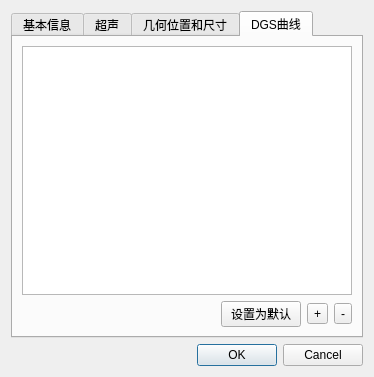
<?xml version="1.0" encoding="UTF-8"?>
<ui version="4.0">
 <class>ProbeEditor</class>
 <widget class="QDialog" name="ProbeEditor">
  <property name="geometry">
   <rect>
    <x>0</x>
    <y>0</y>
    <width>374</width>
    <height>343</height>
   </rect>
  </property>
  <property name="windowTitle">
   <string>编辑探头</string>
  </property>
  <layout class="QGridLayout" name="gridLayout">
   <item row="0" column="0">
    <widget class="QTabWidget" name="tabWidget">
     <property name="currentIndex">
      <number>3</number>
     </property>
     <widget class="QWidget" name="baseInfo">
      <attribute name="title">
       <string>基本信息</string>
      </attribute>
      <layout class="QGridLayout" name="gridLayout_2">
       <item row="0" column="0">
        <widget class="QGroupBox" name="headerBasic">
         <property name="title">
          <string/>
         </property>
         <property name="flat">
          <bool>true</bool>
         </property>
         <layout class="QFormLayout" name="formLayout">
          <item row="0" column="0">
           <widget class="QLabel" name="uuidTitle">
            <property name="text">
             <string>Uuid</string>
            </property>
           </widget>
          </item>
          <item row="0" column="1">
           <widget class="QLabel" name="uuid">
            <property name="text">
             <string/>
            </property>
           </widget>
          </item>
          <item row="1" column="0">
           <widget class="QLabel" name="nameTitle">
            <property name="text">
             <string>名称</string>
            </property>
           </widget>
          </item>
          <item row="1" column="1">
           <widget class="QLineEdit" name="name"/>
          </item>
          <item row="2" column="0">
           <widget class="QLabel" name="manufactureNameTitle">
            <property name="text">
             <string>生产商</string>
            </property>
           </widget>
          </item>
          <item row="2" column="1">
           <widget class="QComboBox" name="manufactureName">
            <property name="editable">
             <bool>true</bool>
            </property>
           </widget>
          </item>
          <item row="3" column="0">
           <widget class="QLabel" name="modelNameTitle">
            <property name="text">
             <string>型号</string>
            </property>
           </widget>
          </item>
          <item row="3" column="1">
           <widget class="QLineEdit" name="modelName"/>
          </item>
          <item row="4" column="0">
           <widget class="QLabel" name="serialNameTitle">
            <property name="text">
             <string>序列号</string>
            </property>
           </widget>
          </item>
          <item row="4" column="1">
           <widget class="QLineEdit" name="serialName"/>
          </item>
          <item row="5" column="1">
           <layout class="QHBoxLayout" name="horizontalLayout" stretch="1,0,0">
            <item>
             <widget class="QDateEdit" name="calibrationDate">
              <property name="dateTime">
               <datetime>
                <hour>0</hour>
                <minute>0</minute>
                <second>0</second>
                <year>2000</year>
                <month>1</month>
                <day>1</day>
               </datetime>
              </property>
             </widget>
            </item>
            <item>
             <widget class="QToolButton" name="recoverDate">
              <property name="toolTip">
               <string>更新为今天</string>
              </property>
              <property name="text">
               <string/>
              </property>
              <property name="icon">
               <iconset resource="../../resources/icons/Fatcow.qrc">
                <normaloff>:/fatcow/16x16/arrow_rotate_clockwise.png</normaloff>:/fatcow/16x16/arrow_rotate_clockwise.png</iconset>
              </property>
             </widget>
            </item>
            <item>
             <widget class="QToolButton" name="deleteDate">
              <property name="toolTip">
               <string>清空</string>
              </property>
              <property name="icon">
               <iconset resource="../../libs/utils/utils.qrc">
                <normaloff>:/utils/images/editclear.png</normaloff>:/utils/images/editclear.png</iconset>
              </property>
             </widget>
            </item>
           </layout>
          </item>
          <item row="5" column="0">
           <widget class="QLabel" name="calibrationDateTitle">
            <property name="text">
             <string>校准时间</string>
            </property>
           </widget>
          </item>
         </layout>
        </widget>
       </item>
      </layout>
     </widget>
     <widget class="QWidget" name="property">
      <attribute name="title">
       <string>超声</string>
      </attribute>
      <layout class="QGridLayout" name="gridLayout_3">
       <item row="0" column="0">
        <widget class="QGroupBox" name="headerUltrasonic">
         <property name="title">
          <string/>
         </property>
         <property name="flat">
          <bool>true</bool>
         </property>
         <layout class="QFormLayout" name="formLayout_3">
          <item row="0" column="0">
           <widget class="QLabel" name="typeTitle">
            <property name="text">
             <string>类型</string>
            </property>
           </widget>
          </item>
          <item row="0" column="1">
           <widget class="QComboBox" name="probeType">
            <item>
             <property name="text">
              <string>直探头</string>
             </property>
            </item>
            <item>
             <property name="text">
              <string>斜探头</string>
             </property>
            </item>
           </widget>
          </item>
          <item row="2" column="0">
           <widget class="QLabel" name="frequencyTitle">
            <property name="text">
             <string>频率</string>
            </property>
           </widget>
          </item>
          <item row="2" column="1">
           <widget class="QDoubleSpinBox" name="frequency">
            <property name="keyboardTracking">
             <bool>false</bool>
            </property>
            <property name="suffix">
             <string> MHz</string>
            </property>
            <property name="minimum">
             <double>0.000000000000000</double>
            </property>
            <property name="maximum">
             <double>1000.000000000000000</double>
            </property>
            <property name="value">
             <double>0.000000000000000</double>
            </property>
           </widget>
          </item>
          <item row="3" column="0">
           <widget class="QLabel" name="focalTypeTitle">
            <property name="text">
             <string>聚焦类型</string>
            </property>
           </widget>
          </item>
          <item row="3" column="1">
           <widget class="QComboBox" name="focalType">
            <item>
             <property name="text">
              <string>点聚焦</string>
             </property>
            </item>
            <item>
             <property name="text">
              <string>线聚焦</string>
             </property>
            </item>
            <item>
             <property name="text">
              <string>平探头</string>
             </property>
            </item>
           </widget>
          </item>
          <item row="5" column="0">
           <widget class="QLabel" name="focalTitle">
            <property name="text">
             <string>焦距(水)</string>
            </property>
           </widget>
          </item>
          <item row="5" column="1">
           <layout class="QHBoxLayout" name="focalLengthLayout">
            <item>
             <widget class="QDoubleSpinBox" name="focalInch">
              <property name="keyboardTracking">
               <bool>false</bool>
              </property>
              <property name="suffix">
               <string> 英寸</string>
              </property>
              <property name="maximum">
               <double>99999999.000000000000000</double>
              </property>
             </widget>
            </item>
            <item>
             <widget class="QDoubleSpinBox" name="focalSi">
              <property name="suffix">
               <string> mm</string>
              </property>
              <property name="maximum">
               <double>99999999.000000000000000</double>
              </property>
             </widget>
            </item>
           </layout>
          </item>
          <item row="6" column="0">
           <widget class="QLabel" name="focalZoneLengthTitle">
            <property name="text">
             <string>焦柱长度</string>
            </property>
           </widget>
          </item>
          <item row="6" column="1">
           <widget class="QDoubleSpinBox" name="focalCylinderLength">
            <property name="suffix">
             <string> mm</string>
            </property>
            <property name="maximum">
             <double>99999.990000000005239</double>
            </property>
           </widget>
          </item>
          <item row="7" column="0">
           <widget class="QLabel" name="emissionDelayTitle">
            <property name="text">
             <string>发射延迟</string>
            </property>
           </widget>
          </item>
          <item row="7" column="1">
           <widget class="QDoubleSpinBox" name="emissionDelay">
            <property name="suffix">
             <string> μs</string>
            </property>
            <property name="minimum">
             <double>-99999.990000000005239</double>
            </property>
            <property name="maximum">
             <double>99999.990000000005239</double>
            </property>
           </widget>
          </item>
          <item row="4" column="0">
           <widget class="QLabel" name="crystalSizeTitle">
            <property name="text">
             <string>晶片大小</string>
            </property>
           </widget>
          </item>
          <item row="8" column="1">
           <widget class="QDoubleSpinBox" name="sensitivity">
            <property name="suffix">
             <string> dB</string>
            </property>
           </widget>
          </item>
          <item row="8" column="0">
           <widget class="QLabel" name="sensitivityTitle">
            <property name="text">
             <string>灵敏度</string>
            </property>
           </widget>
          </item>
          <item row="1" column="0">
           <widget class="QLabel" name="shapeTitle">
            <property name="text">
             <string>形状</string>
            </property>
           </widget>
          </item>
          <item row="1" column="1">
           <widget class="QComboBox" name="shape">
            <property name="editable">
             <bool>false</bool>
            </property>
            <property name="currentText">
             <string>方形</string>
            </property>
            <property name="currentIndex">
             <number>0</number>
            </property>
            <item>
             <property name="text">
              <string>方形</string>
             </property>
            </item>
            <item>
             <property name="text">
              <string>圆形</string>
             </property>
            </item>
           </widget>
          </item>
          <item row="4" column="1">
           <layout class="QHBoxLayout" name="focalLengthLayout_2">
            <item>
             <widget class="QDoubleSpinBox" name="crystalSizeInch">
              <property name="keyboardTracking">
               <bool>false</bool>
              </property>
              <property name="suffix">
               <string> 英寸</string>
              </property>
              <property name="maximum">
               <double>99999999.000000000000000</double>
              </property>
             </widget>
            </item>
            <item>
             <widget class="QDoubleSpinBox" name="crystalSizeSi">
              <property name="suffix">
               <string> mm</string>
              </property>
              <property name="maximum">
               <double>99999999.000000000000000</double>
              </property>
             </widget>
            </item>
           </layout>
          </item>
         </layout>
        </widget>
       </item>
      </layout>
     </widget>
     <widget class="QWidget" name="geometry">
      <attribute name="title">
       <string>几何位置和尺寸</string>
      </attribute>
      <layout class="QGridLayout" name="gridLayout_5">
       <item row="0" column="0">
        <widget class="QGroupBox" name="headerGeometry">
         <property name="title">
          <string/>
         </property>
         <property name="flat">
          <bool>true</bool>
         </property>
         <layout class="QFormLayout" name="formLayout_2">
          <item row="0" column="0">
           <widget class="QLabel" name="offsetTitle">
            <property name="text">
             <string>位置偏移</string>
            </property>
           </widget>
          </item>
          <item row="0" column="1">
           <widget class="QLabel" name="offset">
            <property name="sizePolicy">
             <sizepolicy hsizetype="Preferred" vsizetype="Preferred">
              <horstretch>0</horstretch>
              <verstretch>0</verstretch>
             </sizepolicy>
            </property>
           </widget>
          </item>
          <item row="1" column="0">
           <widget class="QLabel" name="azimuthTitle">
            <property name="text">
             <string>声束方向角</string>
            </property>
           </widget>
          </item>
          <item row="1" column="1">
           <widget class="QDoubleSpinBox" name="azimuth">
            <property name="keyboardTracking">
             <bool>false</bool>
            </property>
            <property name="suffix">
             <string>°</string>
            </property>
            <property name="minimum">
             <double>-180.000000000000000</double>
            </property>
            <property name="maximum">
             <double>180.000000000000000</double>
            </property>
           </widget>
          </item>
          <item row="2" column="0">
           <widget class="QLabel" name="elevationTitle">
            <property name="text">
             <string>声束仰角</string>
            </property>
           </widget>
          </item>
          <item row="2" column="1">
           <widget class="QDoubleSpinBox" name="elevation">
            <property name="keyboardTracking">
             <bool>false</bool>
            </property>
            <property name="suffix">
             <string>°</string>
            </property>
            <property name="minimum">
             <double>-180.000000000000000</double>
            </property>
            <property name="maximum">
             <double>180.000000000000000</double>
            </property>
           </widget>
          </item>
          <item row="3" column="0">
           <widget class="QLabel" name="lengthTitle">
            <property name="text">
             <string>探头长度</string>
            </property>
           </widget>
          </item>
          <item row="3" column="1">
           <widget class="QDoubleSpinBox" name="length">
            <property name="keyboardTracking">
             <bool>false</bool>
            </property>
            <property name="suffix">
             <string> mm</string>
            </property>
            <property name="minimum">
             <double>-9999.989999999999782</double>
            </property>
            <property name="maximum">
             <double>9999.989999999999782</double>
            </property>
           </widget>
          </item>
          <item row="4" column="0">
           <widget class="QLabel" name="widthTitle">
            <property name="text">
             <string>探头宽度</string>
            </property>
           </widget>
          </item>
          <item row="4" column="1">
           <widget class="QDoubleSpinBox" name="width">
            <property name="suffix">
             <string> mm</string>
            </property>
           </widget>
          </item>
          <item row="5" column="0">
           <widget class="QLabel" name="heightTitle">
            <property name="text">
             <string>探头高度</string>
            </property>
           </widget>
          </item>
          <item row="5" column="1">
           <widget class="QDoubleSpinBox" name="height">
            <property name="suffix">
             <string> mm</string>
            </property>
           </widget>
          </item>
          <item row="6" column="0">
           <widget class="QLabel" name="radiusTitle">
            <property name="text">
             <string>探头半径</string>
            </property>
           </widget>
          </item>
          <item row="6" column="1">
           <widget class="QDoubleSpinBox" name="radius">
            <property name="suffix">
             <string> mm</string>
            </property>
           </widget>
          </item>
         </layout>
        </widget>
       </item>
      </layout>
     </widget>
     <widget class="QWidget" name="dgs">
      <attribute name="title">
       <string>DGS曲线</string>
      </attribute>
      <layout class="QGridLayout" name="gridLayout_4">
       <item row="1" column="4">
        <widget class="QToolButton" name="removeDgs">
         <property name="text">
          <string>-</string>
         </property>
         <property name="icon">
          <iconset resource="../../resources/Resources.qrc">
           <normaloff>:/icons/minus.png</normaloff>:/icons/minus.png</iconset>
         </property>
        </widget>
       </item>
       <item row="1" column="3">
        <widget class="QToolButton" name="addDgs">
         <property name="text">
          <string>+</string>
         </property>
         <property name="icon">
          <iconset resource="../../resources/Resources.qrc">
           <normaloff>:/icons/plus.png</normaloff>:/icons/plus.png</iconset>
         </property>
        </widget>
       </item>
       <item row="1" column="1">
        <spacer name="horizontalSpacer">
         <property name="orientation">
          <enum>Qt::Horizontal</enum>
         </property>
         <property name="sizeHint" stdset="0">
          <size>
           <width>259</width>
           <height>20</height>
          </size>
         </property>
        </spacer>
       </item>
       <item row="0" column="1" colspan="4">
        <widget class="QTreeView" name="dgsTreeView">
         <property name="editTriggers">
          <set>QAbstractItemView::NoEditTriggers</set>
         </property>
         <property name="indentation">
          <number>0</number>
         </property>
         <property name="itemsExpandable">
          <bool>false</bool>
         </property>
         <attribute name="headerDefaultSectionSize">
          <number>80</number>
         </attribute>
        </widget>
       </item>
       <item row="1" column="2">
        <widget class="QPushButton" name="setDefaultTable">
         <property name="text">
          <string>设置为默认</string>
         </property>
        </widget>
       </item>
      </layout>
     </widget>
    </widget>
   </item>
   <item row="1" column="0">
    <widget class="QDialogButtonBox" name="buttonBox">
     <property name="standardButtons">
      <set>QDialogButtonBox::Cancel|QDialogButtonBox::Ok</set>
     </property>
     <property name="centerButtons">
      <bool>false</bool>
     </property>
    </widget>
   </item>
  </layout>
 </widget>
 <resources>
  <include location="../../libs/utils/utils.qrc"/>
  <include location="../../resources/icons/Fatcow.qrc"/>
  <include location="../../resources/Resources.qrc"/>
 </resources>
 <connections>
  <connection>
   <sender>buttonBox</sender>
   <signal>accepted()</signal>
   <receiver>ProbeEditor</receiver>
   <slot>accept()</slot>
   <hints>
    <hint type="sourcelabel">
     <x>199</x>
     <y>320</y>
    </hint>
    <hint type="destinationlabel">
     <x>199</x>
     <y>170</y>
    </hint>
   </hints>
  </connection>
  <connection>
   <sender>buttonBox</sender>
   <signal>rejected()</signal>
   <receiver>ProbeEditor</receiver>
   <slot>reject()</slot>
   <hints>
    <hint type="sourcelabel">
     <x>199</x>
     <y>320</y>
    </hint>
    <hint type="destinationlabel">
     <x>199</x>
     <y>170</y>
    </hint>
   </hints>
  </connection>
 </connections>
</ui>
